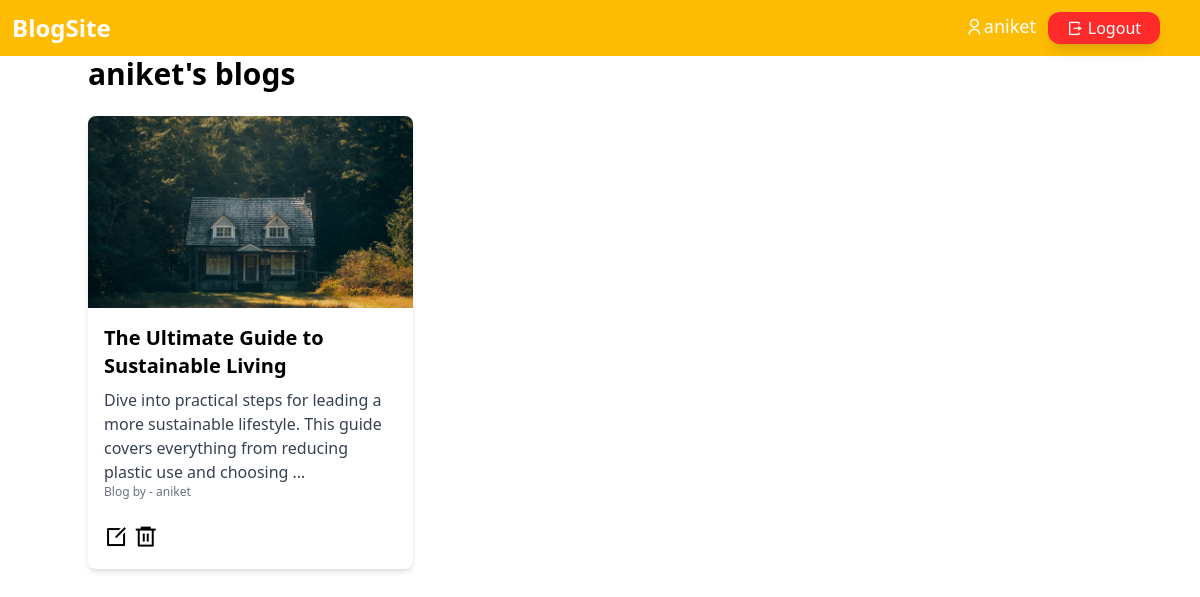
The page /blog/user_blogs/ (signed in) on the database its author committed.
### api/models.py (models this page shows, shortened)
class BlogModel(models.Model):
    user = models.ForeignKey(User,on_delete=models.CASCADE)
    title=models.CharField(max_length=100)
    content=models.TextField()
    image=models.ImageField(upload_to='photos/',blank=True,null=True)
    created_at=models.DateTimeField(auto_now_add=True)
    updated_at=models.DateTimeField(auto_now_add=True)

### blog_site/views.py (the view)
# urls.py: path('user_blogs/',views.userblog,name="user_blog"),
def userblog(request):
    blogs=BlogModel.objects.all().order_by('-created_at')
    return render(request,'user_blog.html',{'blogs':blogs})

### templates/user_blog.html (shortened to what this page needs)
{% extends "base_temp.html" %}
{% block content %}
    <div class="container mx-auto">
        <h1 class="text-3xl font-bold mb-6">{{user.username}}'s blogs</h1>
        <div class="grid grid-cols-1 md:grid-cols-2 lg:grid-cols-3 gap-6">
             {% for blog in blogs %}
             {% if blog.user == user %}
            <div class="bg-white shadow-md rounded-lg">
                <img src="{{blog.image.url}}" alt="Blog Image" class="w-full h-48 object-cover rounded-t-lg">
                <div class="p-4 rounded-lg">
                    <h2 class="text-xl font-semibold mb-2">{{blog.title}}</h2>
                    <p class="text-gray-700" id="excerpt-{{blog.id}}">{{blog.content|truncatewords:20 }}</p>
                    <h6 class="text-xs text-gray-500">Blog by - {{blog.user.username}}</h6>
                    {% if blog.user == user %}
                    <div class="mt-5">
                     <a href="{% url 'blog_edit' blog.id %}" class="text-2xl"><button class="hover:text-blue-700"><i class="ri-edit-box-line"></i></button></a>
                    <a href="{% url 'blog_delete' blog.id %}" class="text-2xl"><button class="hover:text-[#ff1515]"><i class="ri-delete-bin-6-line"></i></button></a>
                    </div>
                    {% endif %}
                </div>
            </div>
            {% endif %}
    {% endfor %}
    </div>
    </div>
{% endblock %}

### templates/base_temp.html (shortened to what this page needs)
{% load static %}
{% load static tailwind_tags %}
<!DOCTYPE html>
<html lang="en" class="scroll-smooth">
<head>
    {% tailwind_css %}
    <link
    href="https://cdn.jsdelivr.net/npm/remixicon@4.3.0/fonts/remixicon.css"
    rel="stylesheet"
/>
</head>
<body>
    <nav class="flex h-14 items-center justify-between bg-[#ffbc04]">
    <h3 class="text-2xl font-bold text-white hover:text-purple-700 mx-3"><a href="{% url 'homepage'%}">BlogSite</a></h3>
    <div class="mx-7 px-3 flex">
    {% if user.is_authenticated %}
    <div class="text-white text-lg mx-3 hover:text-red-800">
    <a href="{% url 'user_blog'%}"><i class="ri-user-line"></i>{{user.username}}</a>
    </div>
    <form action="{% url 'logout'%}" method="post">
        <button type="submit" class="bg-[#ff2b2b] w-28 h-8  rounded-xl shadow-lg text-white p-1 hover:bg-[#b31e1e] focus:outline-none focus:shadow-outline transition duration-200"><i class="ri-logout-box-r-line"></i> Logout</button>
    </form>
    {% else %}
    <a href="{% url 'register'%}"><button class="bg-[#7413ac] w-28 h-8 rounded-md shadow-lg text-white p-1 hover:bg-[#541479] focus:outline-none focus:shadow-outline transition duration-200">Register</button></a>
    <a href="{% url 'login'%}"><button class="text-white ml-2">Login</button></a>
    {% endif %}
    </div>
    </nav>
    {% block content %}
    {% endblock %}
</body>
</html>

### rows shown on the page
BlogModel: image (picture), title "The Ultimate Guide to Sustainable Living", content "Dive into practical steps for leading a more sustainable lifestyle. This guide covers everything from reducing plastic use and choosing …", user.username "aniket"

### other values the page prints
{{ user.username }} "aniket"
